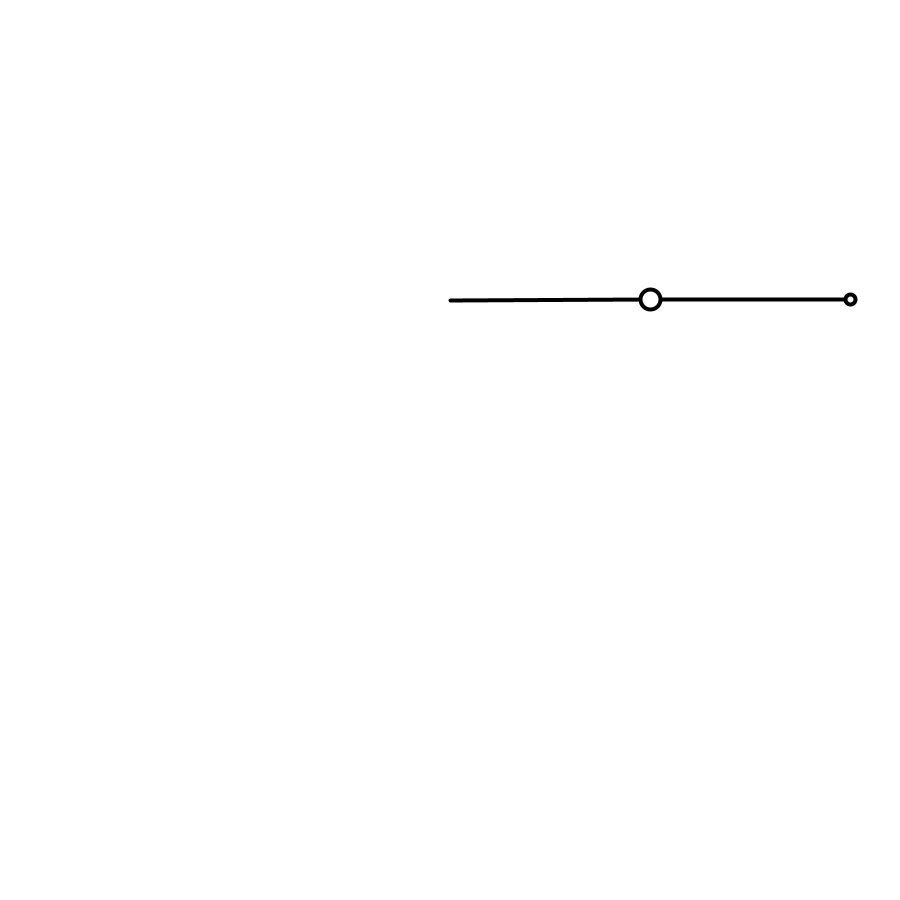
Frame 1 (no input)
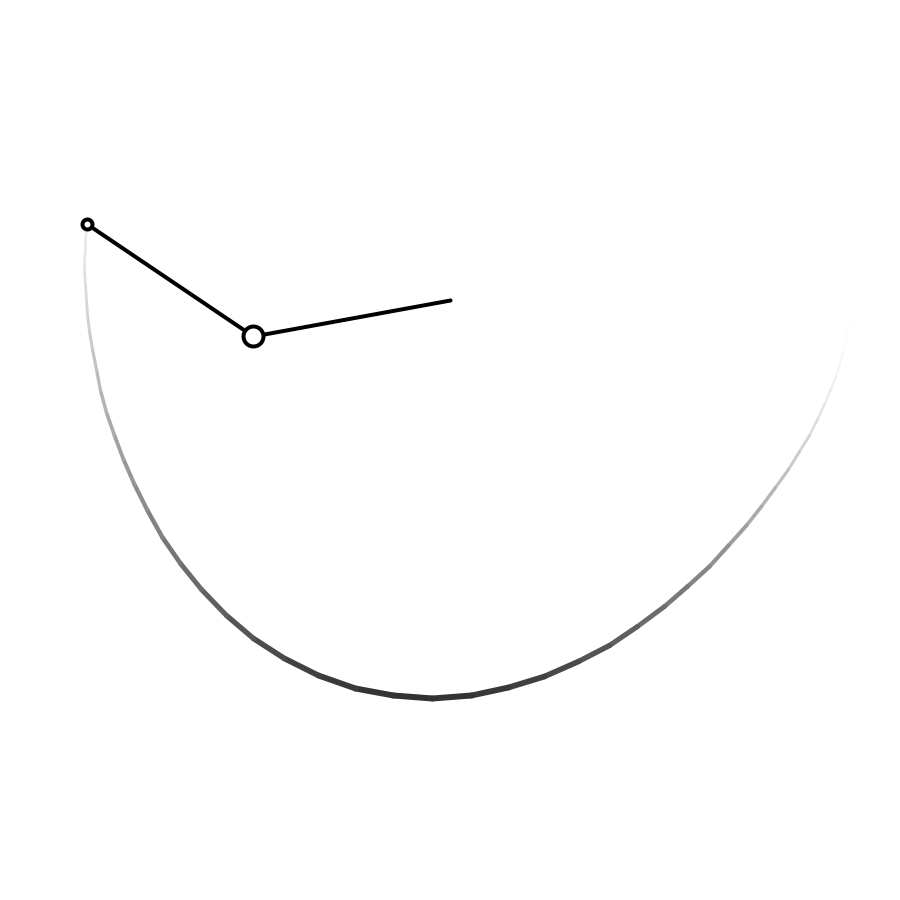
Frame 60 (the mouse pressed at the canvas centre just before this capture)
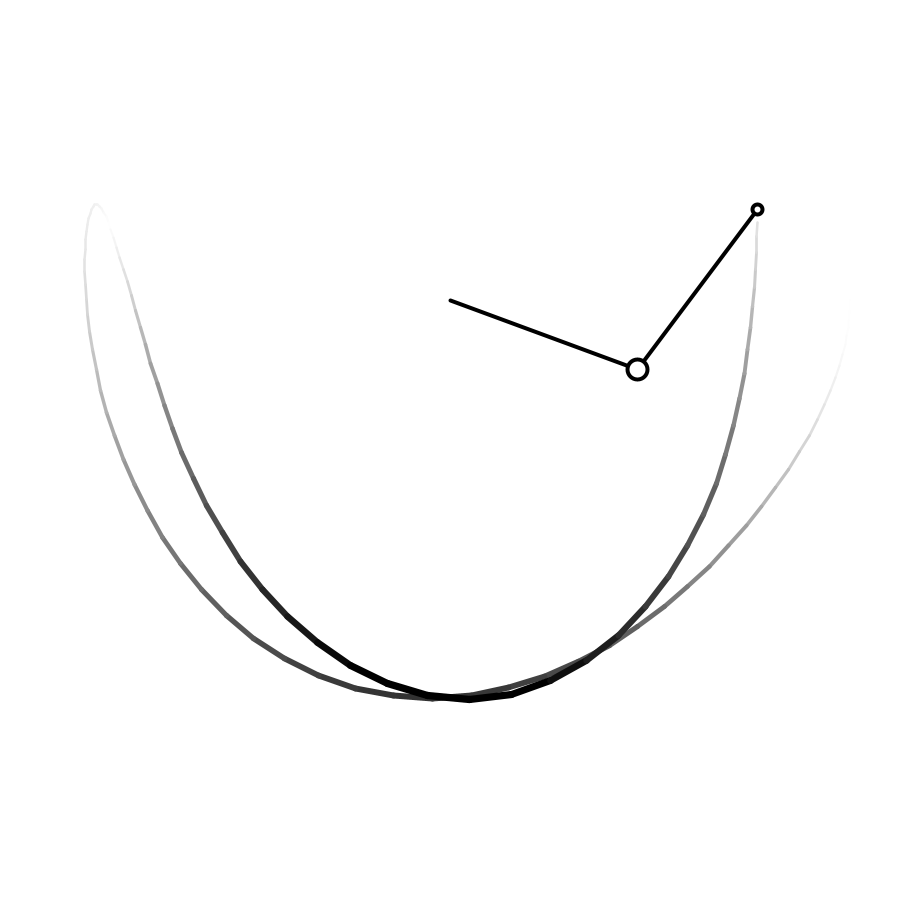
Frame 120 (the mouse held since frame 60 and released just before this capture)

The Processing sketch that drew these frames (run headless with seeded random() and noise(); from frame 60 on, the mouse is pressed at the canvas centre):

// Processing sketch: DoublePendulum
// ── DoublePendulum.pde
/*
  Double Pendulum simulation
  
  Heavily inspired by The Coding Trains video:
    https://www.youtube.com/watch?v=uWzPe_S-RVE
  
  Explaination of the math is available here:
    https://www.myphysicslab.com/pendulum/double-pendulum-en.html
    
  Happy tinkering!
  
  @engineerish
*/

class Rod {
  float velocity;
  
  float len;
  float mass;
  float angle;
  
  public Rod(float velocity, float len, float mass, float angle) {
    this.velocity = velocity;
    this.len = len;
    this.mass = mass;
    this.angle = angle;
  }
}

PGraphics canvas;

Rod r1;
Rod r2;

float g = 1;

float px2 = 0;
float py2 = 0;

void setup() {
  size(900, 900);
  canvas = createGraphics(width, height);
  canvas.beginDraw();
  canvas.background(255);
  canvas.endDraw();
  
  r1 = new Rod(0, 200, 20, PI/2);
  r2 = new Rod(0, 200, 10, PI/2);
}

void draw() {
  
  // Complicated math (getting the acceleration)
  float num1 = -g * (2 * r1.mass + r2.mass) * sin(r1.angle);
  float num2 = -r2.mass * g * sin(r1.angle - 2*r2.angle);
  float num3 = -2*sin(r1.angle - r2.angle) * r2.mass;
  float num4 = r2.velocity * r2.velocity * r2.len + r1.velocity * r1.velocity * r1.len * cos(r1.angle - r2.angle);
  float den = r1.len * (2*r1.mass + r2.mass - r2.mass*cos(2*r1.angle - 2*r2.angle));
  
  float r1_accel = (num1 + num2 + num3*num4) / den;
  
  num1 = 2 * sin(r1.angle - r2.angle);
  num2 = (r1.velocity*r1.velocity*r1.len*(r1.mass + r2.mass));
  num3 = g * (r1.mass + r2.mass) * cos(r1.angle);
  num4 = r2.velocity * r2.velocity * r2.len * r2.mass * cos(r1.angle - r2.angle);
  den = r2.len * (2 * r1.mass + r2.mass - r2.mass*cos(2*r1.angle - 2*r2.angle));
  
  float r2_accel = (num1 * (num2 + num3 + num4)) / den;
  
  image(canvas, 0, 0);
  stroke(0);
  strokeWeight(4);
  
  translate(width/2, height / 3);
  
  float x1 = r1.len * sin(r1.angle);
  float y1 = r1.len * cos(r1.angle);
  
  float x2 = x1 + r2.len * sin(r2.angle);
  float y2 = y1 + r2.len * cos(r2.angle);
  
  r1.velocity += r1_accel;
  r2.velocity += r2_accel;
  r1.angle += r1.velocity;
  r2.angle += r2.velocity;
  
  float intensity = map(abs(r2.velocity), 0.2, 0, 0, 255);
  
  // Draw second Rod
  line (x1, y1, x2, y2);
  fill(255);
  ellipse(x2, y2, r2.mass, r2.mass);
  
  // Draw first Rod
  line(0, 0, x1, y1);
  fill(255);
  ellipse(x1, y1, r1.mass, r1.mass);

  canvas.beginDraw();
  canvas.translate(width/2, height / 3);
  canvas.strokeWeight(map(intensity, 255, 0, 2, 7));
  canvas.stroke(intensity);
  
  if (frameCount > 1) {
    canvas.line(px2, py2, x2, y2);
  }
  
  canvas.endDraw();
  
  px2 = x2;
  py2 = y2;
}
